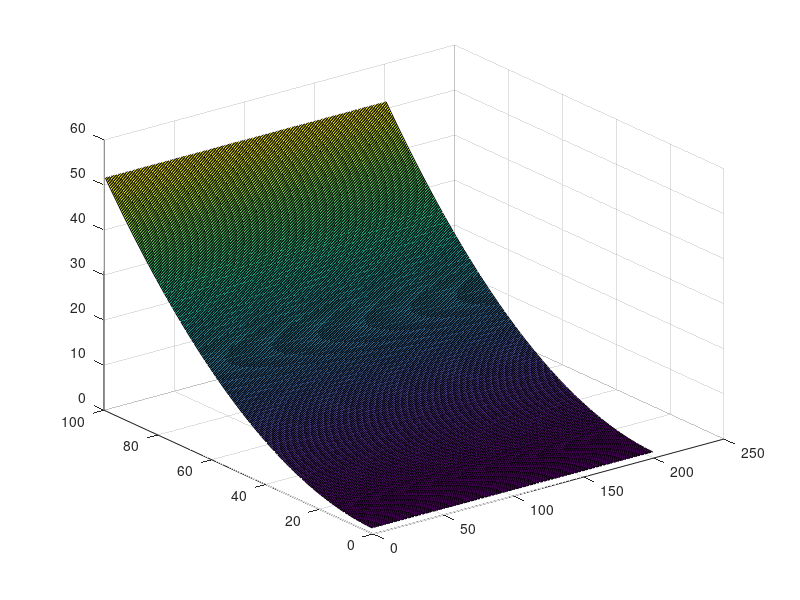
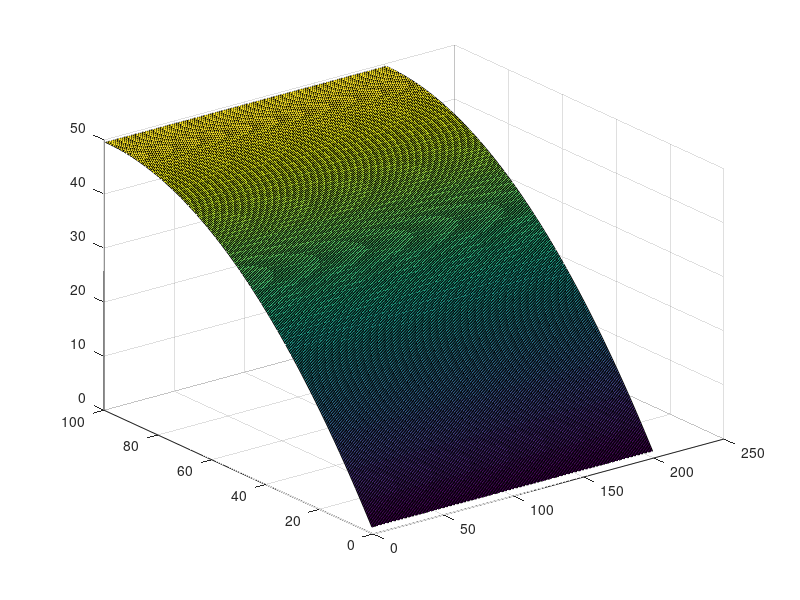
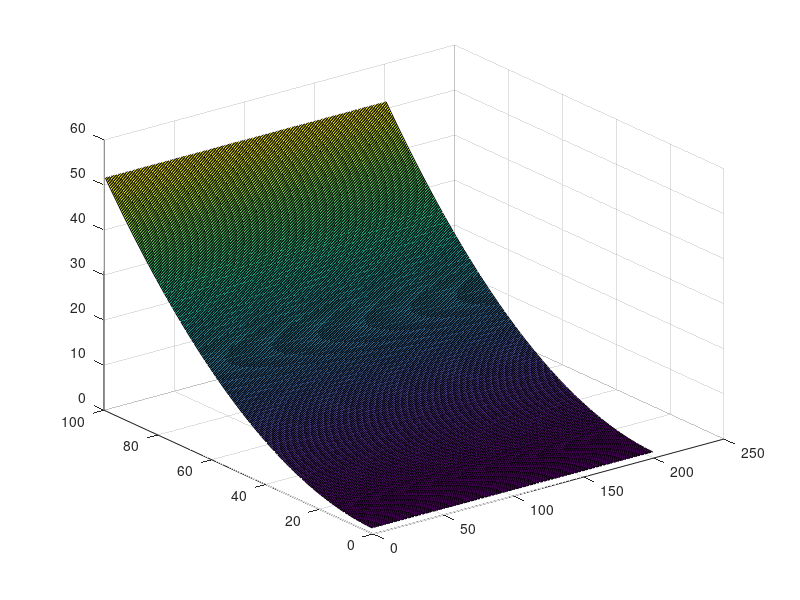

These charts were generated, in order, by the following MATLAB code:
function hc_ss_x_t_CG
%solver for time dependent PDE using backwards Euler. Includes a
%time-dependent heat equation and a simple du/dt=t case for testing.

% clear the console screen
clc; close all;
 
% load the data and numerical parameters
pert_k    = 1e-1 *1;
pert_s    = 1e-1 *0;
pert_bc_L = 1e-1 *0;
pert_bc_R = 1e-1 *0;
[dat,npar] = load_simulation_data(pert_k,pert_s,pert_bc_L,pert_bc_R);


% assemble the matrix and the rhs
npar.adjoint=false;
npar.pert_status = 'unperturbed';
[Tu]=solve_time_system(npar,dat);

% assemble the matrix and the rhs
npar.adjoint=true;
npar.pert_status = 'unperturbed';
[Phiu]=solve_time_system(npar,dat);

npar.adjoint=false;
npar.pert_status = 'perturbed';
[Tp]=solve_time_system(npar,dat);

figure(1) 
surf(Tu)
figure(2) 
surf(Phiu)
figure(3) 
surf(Tp)

return
end

%%%%%%%%%%%%%%%%%%%%%%%%%%%%%%%%%%%%%

function [final]=solve_time_system(npar,dat)
%Store time data in dat
dat.finalTime=10;
dat.timeSteps=100;
dat.dt=dat.finalTime/dat.timeSteps;
%Set 
max_steps=dat.timeSteps;
dt=dat.dt;
tfinal=dat.finalTime;
if npar.adjoint==false
    Tprev=ones(npar.nel*npar.porder+1,1);
    for ii=1:max_steps
        t=ii*dt;
        [T,q]=solveOneStep(npar,dat,t,Tprev);
        solutionForward(ii,:,:)=T;
        Tprev=T;
    end
    final=solutionForward;
end
if npar.adjoint==true
    Phiprev=zeros(npar.nel*npar.porder+1,1);
    for ii=1:max_steps
        t=tfinal-ii*dt;
        [Phi,r]=solveOneStep(npar,dat,t,Phiprev);
        solutionAdjoint(ii,:,:)=Phi;
        Phiprev=Phi;
    end
    final=solutionAdjoint;
end
return
end

function [returnValue,source]=solveOneStep(npar,dat,t,Tprev)
% systemSelector is used to determine which system is to be solved:
% 1 => Transient heat equation
% 2 => du/dt = t
systemSelector=2;
dt=dat.dt;
if systemSelector==1
   [A,source,Tdir,AN]=assemble_system(npar,dat,t,Tprev);
   T=A\source;
   returnValue=T;
end
if systemSelector==2
    [u,source]=test_system(npar,dat,t,Tprev);
    returnValue=u;
end

return
end

function [u,source]=test_system(npar,dat,t,uprev)
%Simple test case of solving du/dt = a*t
dt=dat.dt;
a=1;
u=dt*a*t+uprev;
source=ones(npar.nel*npar.porder+1,1); %Just a dummy for now
return
end

function [A,rhs, out, A_extremities_before_bc]=assemble_system(npar,dat,t,Tprev)

% assemble the matrix, the rhs, apply BC
dt=dat.dt;

% shortcuts
porder= npar.porder;
gn    = npar.gn;
nel   = npar.nel;
% ideally, we would analyze the connectivity to determine nnz
nnz=(porder+3)*nel; %this is an upperbound, not exact
% n: linear system size
n=nel*porder+1;
% allocate memory
A=spalloc(n,n,nnz);
B=spalloc(n,n,nnz);
rhs=zeros(n,1);

% compute local matrices
% load Gauss Legendre quadrature (GLQ is exact on polynomials of degree up to 2n-1,
% while using only integrand evaluations (n-point quadrature).
% estimate the max poly order (it comes from the mass matrix  when coef. are
% piecewise constant and the material mesh matches the computational mesh
poly_max=2*porder;
[xq,wq] = GLNodeWt(porder+1);
% initialize local matrices/vectors
m=zeros(porder+1,porder+1);
k=m;
f=zeros(porder+1,1);
% store shapeset
[b,dbdx] =feshpln(xq,porder);

% definition of the weak form:
% int_domain (grad u D grad b) - int_bd_domain (b D grad u n) ...
%      = int_domain (b rhs)

% switch between forward and adjoint calculations
if npar.adjoint
    src = dat.asrc;
    bc  = dat.bc_adj;
    kond = dat.k;
else
    bc  = dat.bc_for;
    % what kind of material properties to use
    switch npar.pert_status
        case 'unperturbed'
            kond = dat.k;
            src = dat.fsrc;
        case 'perturbed'
            for i=1:length(dat.k)
                kond{i} = @(x,t) dat.k{i}(x,t)    + dat.dk{i}(x,t);
                src{i}  = @(x,t) dat.fsrc{i}(x,t) + dat.dfsrc{i}(x,t);
            end
            bc.left.C = bc.left.C + bc.left.dC;
            bc.rite.C = bc.rite.C + bc.rite.dC;
        case 'delta'
            kond = dat.dk;
            src = dat.dfsrc;
            bc.left.C =  bc.left.dC;
            bc.rite.C =  bc.rite.dC;
    end
end

% loop over elements
for iel=1:npar.nel
    % element extremities
    x0=npar.x(iel);
    x1=npar.x(iel+1);
    % jacobian of the transformation to the ref. element
    Jac=(x1-x0)/2;
    % get x values in the interval
    x=(x1+x0)/2+xq*(x1-x0)/2;
    my_zone=npar.iel2zon(iel);
    d=kond{my_zone}(x,t);
    q=src{my_zone}(x,t);
    % compute local matrices + load vector
    for i=1:porder+1
        for j=1:porder+1
            k(i,j)= dot(d.*wq.*dbdx(:,i) , dbdx(:,j));
            m(i,j)=dot(wq.*b(:,i),b(:,j));
        end
        f(i)= dot(q.*wq, b(:,i));
    end
    % assemble
    A(gn(iel,:),gn(iel,:)) = A(gn(iel,:),gn(iel,:)) + k/Jac;
    B(gn(iel,:),gn(iel,:)) = B(gn(iel,:),gn(iel,:)) + m;
    rhs(gn(iel,:)) = rhs(gn(iel,:)) + f*Jac;
end
if npar.adjoint 
    A=A+(B/dt);
else 
    A=A+(B/dt);
end
rhs=rhs+(Tprev/dt);

% apply natural BC
Dirichlet_nodes=[];
Dirichlet_val=[];
r_functional=[];
switch bc.left.type
    case 0 % Neumann, int_bd_domain (b D grad u n) is on the RHS
        rhs(1)=rhs(1)+bc.left.C;
    case 1 % Robin
        A(1,1)=A(1,1)+dat.hcv;
        rhs(1)=rhs(1)+dat.hcv*bc.left.C;
    case 2 % Dirichlet
        Dirichlet_nodes=[Dirichlet_nodes 1];
        Dirichlet_val=[Dirichlet_val bc.left.C];
        r_functional=[r_functional rhs(1)];
end
switch bc.rite.type
    case 0 % Neumann, int_bd_domain (b D grad u n) is on the RHS
        rhs(n)=rhs(n)+bc.rite.C;
    case 1 % Robin
        A(n,n)=A(n,n)+dat.hcv;
        rhs(n)=rhs(n)+dat.hcv*bc.rite.C;
    case 2 % Dirichlet
        Dirichlet_nodes=[Dirichlet_nodes n];
        Dirichlet_val=[Dirichlet_val bc.rite.C];
        r_functional=[r_functional rhs(n)];
end
% save pieces of A
A_extremities_before_bc=A(Dirichlet_nodes,:);
% apply Dirichlet BC
for i=1:length(Dirichlet_nodes) % loop on the number of constraints
    id=Dirichlet_nodes(i);      % extract the dof of a constraint
    bcval=Dirichlet_val(i);
    rhs=rhs-bcval*A(:,id);  % modify the rhs using constrained value
    A(id,:)=0; % set all the id-th row to zero
    A(:,id)=0; % set all the id-th column to zero (symmetrize A)
    A(id,id)=1;            % set the id-th diagonal to unity
    rhs(id)=bcval;         % put the constrained value in the rhs
end

if npar.adjoint
    out=r_functional;
else
    out=Dirichlet_val;
end


return
end
%%%%%%%%%%%%%%%%%%%%%%%%%%%%%%%%%%%%%

function [QoI,volumetric_integral] = qoi_num_eval(fem_sol,npar,dat,AN)

% calculation of the QoI using definition and numerical quadrature
% dx=diff(npar.xf);
% JJJJUUUU = dot( (Tu(1:end-1)+Tu(2:end))/2 , dx )/sum(dx)
% JJJJPPPP = dot( (Tp(1:end-1)+Tp(2:end))/2 , dx )/sum(dx)

% shortcuts
porder= npar.porder;
gn    = npar.gn;
nel   = npar.nel;

% select quadrature
poly_max=2*porder;
[xq,wq] = GLNodeWt(porder+1);
% store shapeset
[b,~] =feshpln(xq,porder);

% use adjoint source (response function)
use_response_function = ~npar.adjoint;

% switch between forward and adjoint calculations
if use_response_function % when the forward solution is passed as argument
    src = dat.asrc;
    % no need for anything else: we use only T and r to compute the QoI !!!
    %     bc  = dat.bc_adj;
    %     kond = dat.k;
else
    bc  = dat.bc_for;
    % what kind of material properties to use
    switch npar.pert_status
        case 'unperturbed'
            kond = dat.k;
            src = dat.fsrc;
        case 'perturbed'
            for i=1:length(dat.k)
                kond{i} = @(T) dat.k{i}(T)    + dat.dka{i}(T)+ dat.dkb{i}(T)+ dat.dkc{i}(T);
                src{i}  = @(x) dat.fsrc{i}(x) + dat.dfsrc{i}(x);
            end
            bc.left.C = bc.left.C + bc.left.dC;
            bc.rite.C = bc.rite.C + bc.rite.dC;
            %         case 'delta_p'
            %             for i=1:length(dat.k)
            %                 kond{i} = @(T) dat.dka{i}(T)+ dat.dkb{i}(T)+ dat.dkc{i}(T);
            %             end
            %             src = dat.dfsrc;
            %             bc.left.type =  0; % Neumann
            %             bc.rite.type =  0;
            %             bc.left.C =  0;
            %             bc.rite.C =  0;
    end
end

QoI = 0;
% loop over elements
for iel=1:npar.nel
    % element extremities
    x0=npar.x(iel);
    x1=npar.x(iel+1);
    % jacobian of the transformation to the ref. element
    Jac=(x1-x0)/2;
    % get x values in the interval
    x=(x1+x0)/2+xq*(x1-x0)/2;
    % get the mat zone ID
    my_zone=npar.iel2zon(iel);
    % evaluate external source at qp
    q_or_r_qp=src{my_zone}(x);
    % evaluate previous temperature at qp
    fem_sol_qp = b(:,:) * fem_sol(gn(iel,:));
    %     % evaluate
    %     d=kond{my_zone}(fem_sol_qp);
    % add to QoI
    QoI = QoI + dot( wq.*fem_sol_qp ,q_or_r_qp)*Jac;
end

volumetric_integral=QoI; % we are done at this point if the forward solution was passed.

% add missing part to QoI when evaluating it with the adjoint function
% recall 0=neumann, 1=robin, 2=dirichlet
% (that data is C in: kdu/dn=C // u+k/hcv*du/dn =C // u=C)
if ~use_response_function
    fprintf('Adding bc stuff to volumetric integral\n\t npar.adjoint=%g, QoI so far=%g\n',npar.adjoint,QoI);
    % store shapeset at element extremities
    [b,dbdx] = feshpln([-1 1],porder);
    switch npar.pert_status
        case 'unperturbed'
            switch bc.left.type
                case 0 % Neumann
                    fem_sol_extremity = b(:,:) * fem_sol(gn(1,:));
                    fprintf('Neumann left, bc value %g\n\tadd to phi.q: ',bc.left.C);
                    fprintf('%g \n',bc.left.C*fem_sol_extremity(1));
                    QoI = QoI +bc.left.C*fem_sol_extremity(1);
                case 1 % Robin
                    fem_sol_extremity = b(:,:) * fem_sol(gn(1,:));
                    fprintf('Robin left, bc value %g\n\tadd to phi.q: ',bc.left.C);
                    fprintf('%g \n',dat.hcv*bc.left.C*fem_sol_extremity(1));
                    QoI = QoI +dat.hcv*bc.left.C*fem_sol_extremity(1);
                case 2 % Dirichlet
                    if npar.use_matrix_terms
                        QoI = QoI -dot(AN(1,:),fem_sol)*bc.left.C;
                    else
                        iel=1;
                        Jac = (npar.x(iel+1)-npar.x(iel))/2;
                        dfem_sol_extremity = dbdx(:,:) * fem_sol(gn(iel,:)) / Jac;
                        my_zone=npar.iel2zon(iel);
                        d=kond{my_zone}(npar.x(iel));
                        fprintf('dirichlet left, bc value %g\n\tadd to phi.q: ',bc.left.C)
                        fprintf('%g \n',d*bc.left.C*dfem_sol_extremity(1))
                        %                     dfem_sol_extremity(1)
                        QoI = QoI +d*bc.left.C*dfem_sol_extremity(1);
                    end
            end
            switch bc.rite.type
                case 0 % Neumann
                    fem_sol_extremity = b(:,:) * fem_sol(gn(end,:));
                    fprintf('Neumann right, bc value %g\n\tadd to phi.q: ',bc.rite.C);
                    fprintf('%g \n',bc.rite.C*fem_sol_extremity(end));
                    QoI = QoI +bc.rite.C*fem_sol_extremity(end);
                case 1 % Robin
                    fem_sol_extremity = b(:,:) * fem_sol(gn(end,:));
                    fprintf('Robin right, bc value %g\n\tadd to phi.q: ',bc.rite.C);
                    fprintf('%g \n',dat.hcv*bc.rite.C*fem_sol_extremity(end));
                    QoI = QoI +dat.hcv*bc.rite.C*fem_sol_extremity(end);
                case 2 % Dirichlet
                    if npar.use_matrix_terms
                        QoI = QoI -dot(AN(end,:),fem_sol)*bc.rite.C;
                    else
                        iel=npar.nel;
                        Jac = (npar.x(iel+1)-npar.x(iel))/2;
                        dfem_sol_extremity = dbdx(:,:) * fem_sol(gn(iel,:)) / Jac;
                        my_zone=npar.iel2zon(iel);
                        d=kond{my_zone}(npar.x(iel+1));
                        fprintf('dirichlet right, bc value %g\n\tadd to phi.q: ',bc.rite.C);
                        fprintf('%g \n',-d*bc.rite.C*dfem_sol_extremity(end));
                        QoI = QoI -d*bc.rite.C*dfem_sol_extremity(end);
                    end
            end
    end
end

return
end
%%%%%%%%%%%%%%%%%%%%%%%%%%%%%%%%%%%%%

function [shapefun,dhdx]=feshpln (xv,p)
% computes the finite element basis functions and their first derivatives
% for any order p
% here, we use Lagrangian FE functions

xd=linspace(-1,1,p+1);

shapefun=zeros(length(xv),p+1);
dhdx    =zeros(length(xv),p+1);

% shape function
for i=1:p+1
    num=1.;
    den=1.;
    for j=1:p+1
        if(j~=i)
            num=num.*(xv-xd(j));
            den=den.*(xd(i)-xd(j));
        end
    end
    shapefun(:,i)=num./den;
end

% derivative of the shape function
for i=1:p+1
    sum=0.;
    den=1.;
    for j=1:p+1
        if(j~=i)
            num=1;
            for k=1:p+1
                if((k~=i)&&(k~=j))
                    num=num.*(xv-xd(k));
                end
            end
            sum=sum+num;
            den=den.*(xd(i)-xd(j));
        end
    end
    dhdx(:,i)=sum./den;
end

return
end
%%%%%%%%%%%%%%%%%%%%%%%%%%%%%%%%%%%%%%

function [x,w] = GLNodeWt(n)
% GLNodeWt  Nodes and weights for Gauss-Legendre quadrature of arbitrary order
%           obtained by solving an eigenvalue problem
%
% Synopsis:  [x,w] = GLNodeWt(n)
%
% Input:     n = order of quadrature rule
%
% Output:    x = vector of nodes
%            w = vector of weights

%  Algorithm based on ideas from Golub and Welsch, and Gautschi.  For a
%  condensed presentation see H.R. Schwarz, Numerical Analysis: A
%  Comprehensive Introduction, 1989, Wiley.  Original MATLAB
%  implementation by H.W. Wilson and L.H. Turcotte, Advanced Mathematics
%  and Mechanics Applications Using MATLAB, 2nd ed., 1998, CRC Press

beta   = (1:n-1)./sqrt(4*(1:n-1).^2 - 1);
J      = diag(beta,-1) + diag(beta,1);    % eig(J) needs J in full storage
[V,D]  = eig(J);
[x,ix] = sort(diag(D));  %  nodes are eigenvalues, which are on diagonal of D
w      = 2*V(1,ix)'.^2;  %  V(1,ix)' is column vector of first row of sorted V

return
end
%%%%%%%%%%%%%%%%%%%%%%%%%%%%%%%%%%%%%

function [dat,npar]=load_simulation_data(pert_k,pert_s,pert_bc_L,pert_bc_R)

triga = false;


% dimensions
if triga
    % dat.hcv = 1612.414; % W/m^2-C
    dat.hcv = 100; % W/m^2-C
    % dat.width = [0.003175 0.01 0.017415 0.0179195]; % m
    dat.width = [1 3 4 7]; % m
    % mesh resolution per region
    nel_zone = [ 5 5 5 2];
else
    dat.hcv = 100;
    dat.width = 0.5*5;
    nel_zone = [ 100 ];
end

% load the data structure with info pertaining to the physical problem
if triga
    dat.k{1}=@k_zr; % W/m-K
    dat.k{2}=@k_fuel; % W/m-K
    dat.k{3}=@k_fuel; % W/m-K
    dat.k{4}=@k_clad; % W/m-K
    % forward calculation source
    dat.fsrc{1}=@zero_function; % W/m3
    dat.fsrc{2}=@esrc; % W/m3
    dat.fsrc{3}=@esrc; % W/m3
    dat.fsrc{4}=@zero_function; % W/m3
    % adjoint calculation source
    dat.asrc{1}=@response_function;
    dat.asrc{2}=@zero_function;
    dat.asrc{3}=@zero_function;
    dat.asrc{4}=@zero_function; % W/m3
else
    dat.k{1}=@(x,t) 2150/200*(1+0*x+0*t/100);
    dat.fsrc{1}=@(x,t) (t<=40)*(10000*(1+0*x+0*t))+(t>40)*(t<=60)*(10000*(1+(t-40)/20))+(t>60)*(10000*(2));
    %dat.fsrc{1}=@(x,t) (10000*(1+0*x+0*t)); %For debuging
    dat.asrc{1}=@(x,t) (1+0*x+0*t)/dat.width(end);
end
% create perturbations
for i=1:length(dat.k)
    dat.dk{i}    = @(x,t) pert_k*dat.k{i}(x,t)*(1+0*t);
    if isequal(dat.fsrc{i},@zero_function)
        dat.dfsrc{i} = @zero_function;
    else
        dat.dfsrc{i} = @(x,t) pert_s*(1+0*x)*(1+0*t);
    end
end

% forward bc
bc.left.type=1; %0=neumann, 1=robin, 2=dirichlet
bc.left.C=0; % (that data is C in: kdu/dn=C // u+k/hcv*du/dn =C // u=C)
if triga
    bc.rite.type=2;
    bc.rite.C=15;
else
    bc.rite.type=2;
    bc.rite.C=100;
end
dat.bc_for=bc;
% create perturbations
dat.bc_for.left.dC = pert_bc_L*dat.bc_for.left.C;
dat.bc_for.rite.dC = pert_bc_R*dat.bc_for.rite.C;
% adjoint bc
bc.left.C=0;
bc.rite.C=0;
dat.bc_adj=bc;
clear bc;

% load the numerical parameters, npar, structure pertaining to numerics
% number of elements
if length(dat.width)~=length(nel_zone)
    error('not the same number of zones in dat.width and nel_zone');
end
if length(dat.k)~=length(nel_zone)
    error('not the same number of zones in dat.k and nel_zone');
end
if length(dat.fsrc)~=length(nel_zone)
    error('not the same number of zones in dat.fsrc and nel_zone');
end
if length(dat.asrc)~=length(nel_zone)
    error('not the same number of zones in dat.asrc and nel_zone');
end
npar.nel = sum(nel_zone);

% domain
tmp_width = [ 0 dat.width];
x=[];
iel2zon=[];
for i_zone=1:length(nel_zone)
    x_zone = linspace(tmp_width(i_zone),tmp_width(i_zone+1),nel_zone(i_zone)+1);
    if isempty(x)
        x = x_zone;
        iel2zon=i_zone*ones(nel_zone(i_zone),1);
    else
        x = [x x_zone(2:end)];
        iel2zon =[ iel2zon; i_zone*ones(nel_zone(i_zone),1)];
    end
end
npar.x=x;
npar.iel2zon=iel2zon;

% polynomial degree
npar.porder=2;
% nbr of dofs per variable
npar.ndofs = npar.porder*npar.nel+1;

% connectivity
gn=zeros(npar.nel,npar.porder+1);
gn(1,:)=linspace(1,npar.porder+1,npar.porder+1);
for iel=2:npar.nel
    gn(iel,:)=[gn(iel-1,end) , gn(iel-1,2:end)+npar.porder ];
end
npar.gn=gn; clear gn;

% create x values for plotting FEM solution
npar.xf=zeros(npar.nel*npar.porder+1,1);
for iel=1:npar.nel
    ibeg = (iel-1)*npar.porder+1;
    iend = (iel  )*npar.porder+1;
    npar.xf(ibeg:iend)=linspace(npar.x(iel),npar.x(iel+1),npar.porder+1) ;
end

return
end
